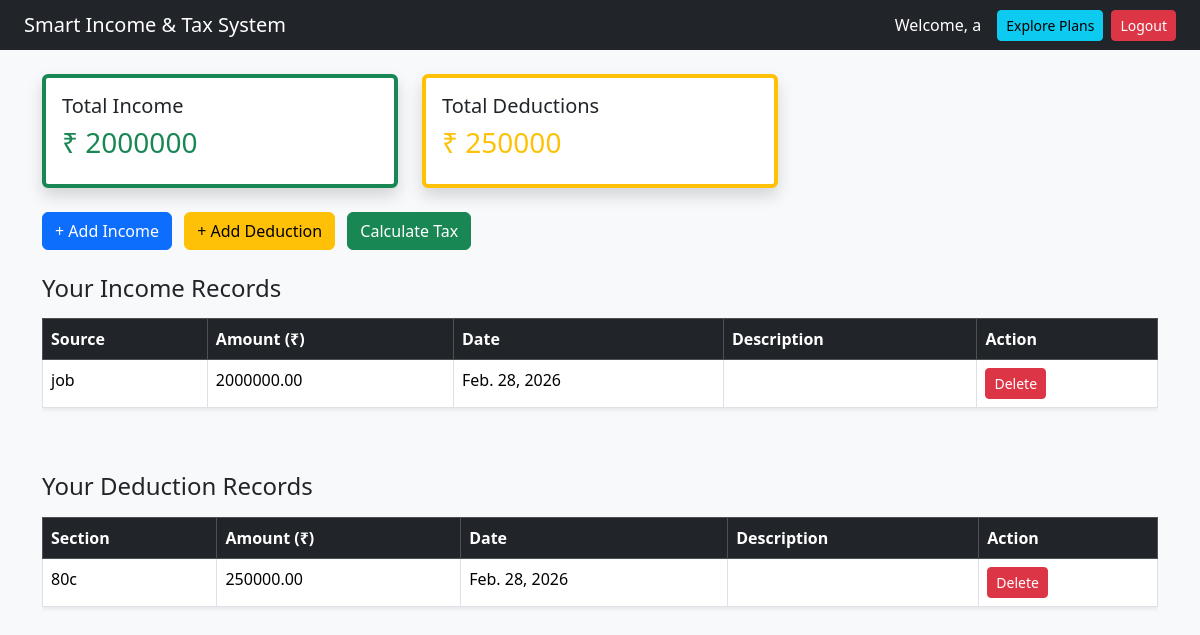
/dashboard/ (signed in), run on the app's committed database.
### accounts/models.py (models this page shows, shortened)
class Income(models.Model):
    user = models.ForeignKey(User, on_delete=models.CASCADE)
    source = models.CharField(max_length=100)
    amount = models.DecimalField(max_digits=12, decimal_places=2)
    date = models.DateField()
    description = models.TextField(blank=True, null=True)

class Deduction(models.Model):
    user = models.ForeignKey(User, on_delete=models.CASCADE)
    section = models.CharField(max_length=50)   # Example: 80C, 80D
    amount = models.DecimalField(max_digits=12, decimal_places=2)
    date = models.DateField()
    description = models.TextField(blank=True, null=True)

### accounts/views.py (the view)
# urls.py: path('dashboard/', views.dashboard_view, name='dashboard'),
@login_required
def dashboard_view(request):
    incomes = Income.objects.filter(user=request.user)
    deductions = Deduction.objects.filter(user=request.user)
    total_income = incomes.aggregate(Sum('amount'))['amount__sum'] or Decimal('0.00')
    total_deductions = deductions.aggregate(Sum('amount'))['amount__sum'] or Decimal('0.00')
    context = {
        'incomes': incomes,
        'deductions': deductions,
        'total_income': total_income,
        'total_deductions': total_deductions,
    }
    return render(request, 'accounts/dashboard.html', context)

### accounts/templates/accounts/dashboard.html (shortened to what this page needs)
{% load static %}
<!DOCTYPE html>
<html>
<head>
    <link href="https://cdn.jsdelivr.net/npm/bootstrap@5.3.2/dist/css/bootstrap.min.css" rel="stylesheet">
</head>
<body class="bg-light">
<nav class="navbar navbar-dark bg-dark px-4">
    <span class="navbar-brand mb-0 h5">Smart Income & Tax System</span>
    <div class="text-white d-flex align-items-center">
        <span class="me-3">Welcome, {{ request.user.username }}</span>
        <a href="{% url 'explore_plans' %}" class="btn btn-info btn-sm me-2">
            Explore Plans
        </a>
        <a href="{% url 'logout' %}" class="btn btn-danger btn-sm">
            Logout
        </a>
    </div>
</nav>
<div class="container py-4">
    <div class="row mb-4">
        <div class="col-md-4">
            <div class="card shadow border-start border-success border-4">
                <div class="card-body">
                    <h5>Total Income</h5>
                    <h3 class="text-success">₹ {{ total_income }}</h3>
                </div>
            </div>
        </div>
        <div class="col-md-4">
            <div class="card shadow border-start border-warning border-4">
                <div class="card-body">
                    <h5>Total Deductions</h5>
                    <h3 class="text-warning">₹ {{ total_deductions }}</h3>
                </div>
            </div>
        </div>
    </div>
    <div class="mb-4">
        <a href="{% url 'add_income' %}" class="btn btn-primary me-2">+ Add Income</a>
        <a href="{% url 'add_deduction' %}" class="btn btn-warning me-2">+ Add Deduction</a>
        <a href="{% url 'calculate_tax' %}" class="btn btn-success">Calculate Tax</a>
    </div>
    <h4 class="mb-3">Your Income Records</h4>
    <div class="table-responsive mb-5">
        <table class="table table-bordered table-hover shadow-sm bg-white">
            <thead class="table-dark">
                <tr>
                    <th>Source</th>
                    <th>Amount (₹)</th>
                    <th>Date</th>
                    <th>Description</th>
                    <th>Action</th>
                </tr>
            </thead>
            <tbody>
                {% for income in incomes %}
                <tr>
                    <td>{{ income.source }}</td>
                    <td>{{ income.amount }}</td>
                    <td>{{ income.date }}</td>
                    <td>{{ income.description }}</td>
                    <td>
                        <a href="{% url 'delete_income' income.id %}"
                           class="btn btn-danger btn-sm">
                           Delete
                        </a>
                    </td>
                </tr>
                {% empty %}
                <tr>
                    <td colspan="5" class="text-center text-muted">
                        No income records found.
                    </td>
                </tr>
                {% endfor %}
            </tbody>
        </table>
    </div>
    <h4 class="mb-3">Your Deduction Records</h4>
    <div class="table-responsive">
        <table class="table table-bordered table-hover shadow-sm bg-white">
            <thead class="table-dark">
                <tr>
                    <th>Section</th>
                    <th>Amount (₹)</th>
                    <th>Date</th>
                    <th>Description</th>
                    <th>Action</th>
                </tr>
            </thead>
            <tbody>
                {% for deduction in deductions %}
                <tr>
                    <td>{{ deduction.section }}</td>
                    <td>{{ deduction.amount }}</td>
                    <td>{{ deduction.date }}</td>
                    <td>{{ deduction.description }}</td>
                    <td>
                        <a href="{% url 'delete_deduction' deduction.id %}"
                           class="btn btn-danger btn-sm">
                           Delete
                        </a>
                    </td>
                </tr>
                {% empty %}
                <tr>
                    <td colspan="5" class="text-center text-muted">
                        No deduction records found.
                    </td>
                </tr>
                {% endfor %}
            </tbody>
        </table>
    </div>
</div>
</body>
</html>

### data on the page
Income: source "job", amount "2000000.00", date "Feb. 28, 2026"
Deduction: section "80c", amount "250000.00", date "Feb. 28, 2026"

### other printed values
{{ request.user.username }} "a"
{{ total_income }} "2000000"
{{ total_deductions }} "250000"
